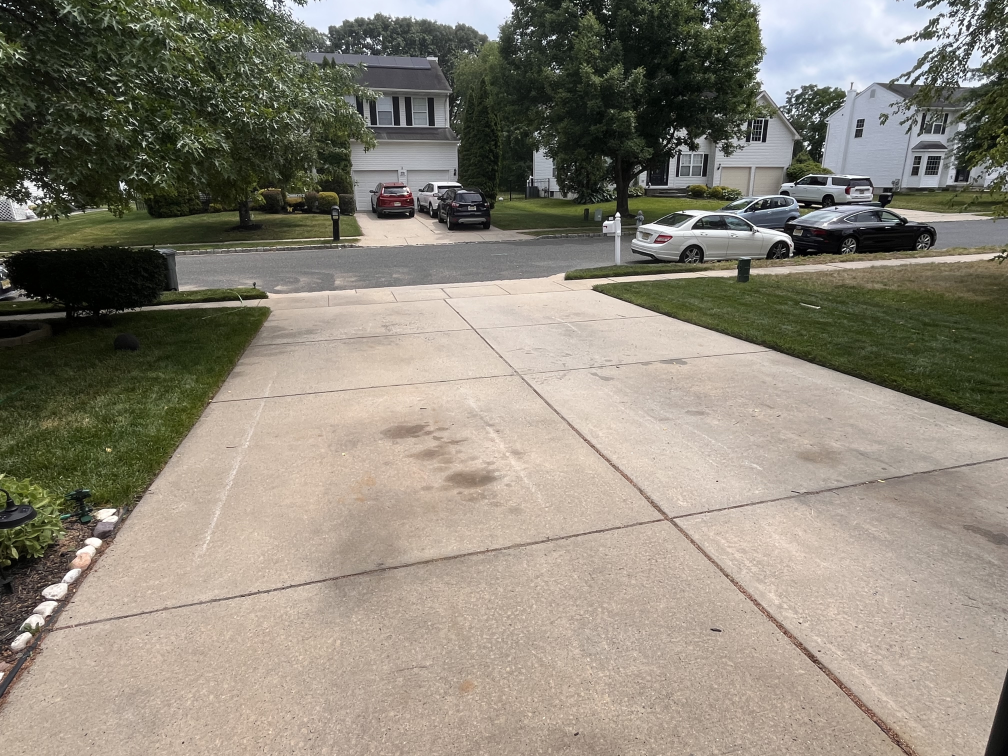
#> input picture imaging/driveway_images/driveway.jpeg, 4032 x 3024 px, found by its file name (shown at 1/4 size)
$ python gui.py
#> lines starting #> are read from the running program, lines starting #| are printed output that depends on the picture
import argparse
import os

import cv2
import numpy as np

WINDOW_NAME = "Two Image Viewer"
CIRCLE_RADIUS = 10
CIRCLE_COLOR = (0, 255, 0)
CIRCLE_THICKNESS = 2

big_left_img = cv2.imread('driveway_images\driveway.jpeg')
#> big_left_img is the input picture: shape (3024, 4032, 3); mean B, G, R 120.3, 133.4, 139.6

dimensions = (800, 600)
left_img = cv2.resize(big_left_img, dimensions, interpolation=cv2.INTER_LINEAR)
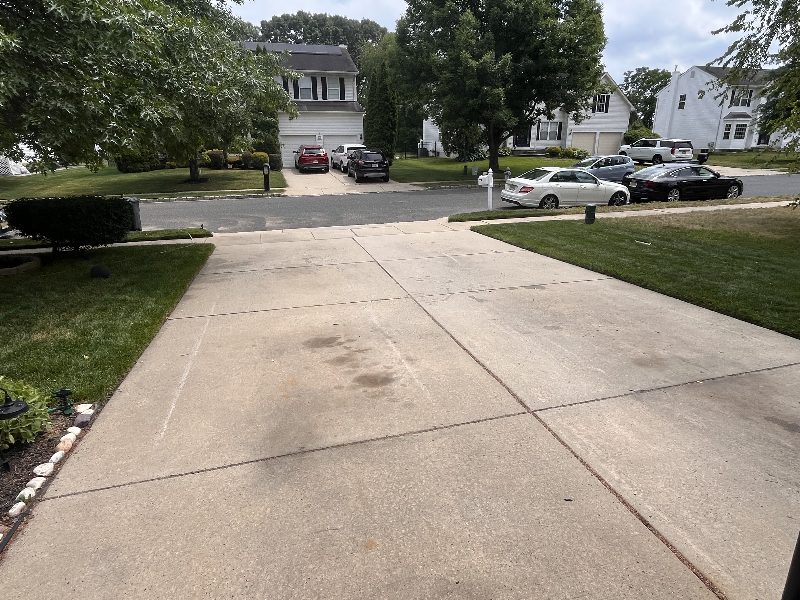
#> left_img: shape (600, 800, 3); mean B, G, R 120.2, 133.3, 139.5
right_img = cv2.imread('new_driveway.jpg')
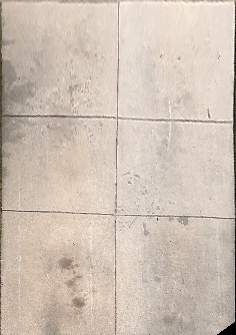
#> input picture imaging/new_driveway.jpg, 236 x 335 px
#> right_img is the input picture: shape (335, 236, 3); mean B, G, R 181, 193.6, 207.4
x_ratio = 4032/800
y_ratio = 3024/600

# 3. Load the matrix back
fs_read = cv2.FileStorage("homography.yaml", cv2.FILE_STORAGE_READ)
h_matrix = fs_read.getNode("homography").mat()
fs_read.release()


def pad_to_height(image, height):
    if image.shape[0] >= height:
        return image
    pad_bottom = height - image.shape[0]
    return cv2.copyMakeBorder(image, 0, pad_bottom, 0, 0, cv2.BORDER_CONSTANT, value=(0, 0, 0))

def combine_images(left, right):
    target_height = max(left.shape[0], right.shape[0])
#> target_height = 600
    left_padded = pad_to_height(left, target_height)
    right_padded = pad_to_height(right, target_height)
#> call 2 of pad_to_height, with height = 600
#> in pad_to_height (call 2), `return cv2.copyMakeBorder(image, 0, pad_bottom, 0, 0, cv2.BORDER_CONST..`:
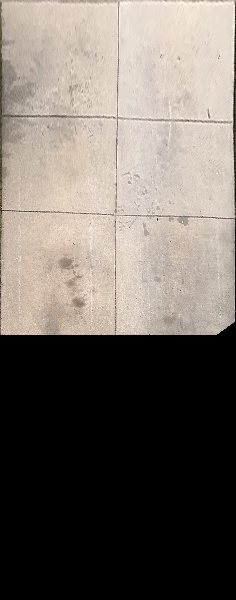
#> returned value: shape (600, 236, 3); mean of channels 0, 1, 2 101.1, 108.1, 115.8; drawn as B, G, R
    return np.hstack((left_padded, right_padded))
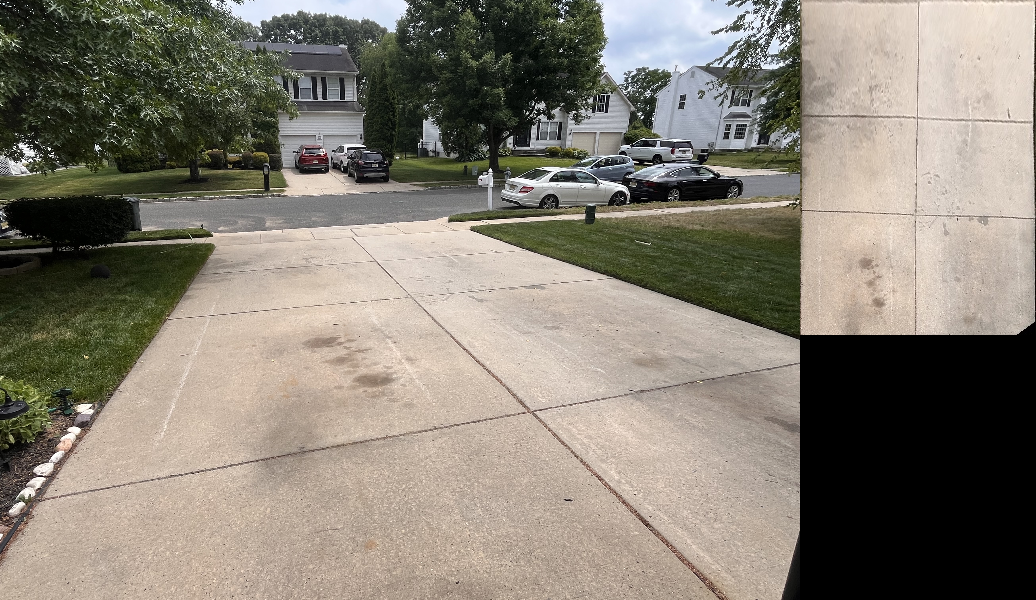
#> returned value: shape (600, 1036, 3); mean of channels 0, 1, 2 115.8, 127.6, 134.1; drawn as B, G, R

display_image = combine_images(left_img.copy(), right_img.copy())

def convert_to_homo(x, y, H) :
    # Sample 3x3 homography matrix and point
    # H = np.eye(3, dtype=np.float32)

    # 1. Convert to homogeneous coordinates by adding a 1: [x, y, 1]
    homogeneous_point = np.array([x, y, 1.0])

    # 2. Multiply the Homography matrix by the point
    # Resulting vector will look like: [x_prime, y_prime, z_prime]
    result = np.dot(H, homogeneous_point)

    # 3. Normalize by dividing by the third element (Z) to get final 2D coordinates
    new_x = (int) (result[0] / result[2])
    new_y = (int) (result[1] / result[2])
    print((new_x, new_y))
    return (new_x, new_y)

def click_handler(event, x, y, flags, params):
    if event != cv2.EVENT_LBUTTONDOWN:
        return

    if x < left_img.shape[1] and y < left_img.shape[0]:
        cv2.circle(left_img, (x, y), CIRCLE_RADIUS, CIRCLE_COLOR, CIRCLE_THICKNESS)
        cv2.circle(right_img, convert_to_homo(x * x_ratio, y * y_ratio, h_matrix), CIRCLE_RADIUS, CIRCLE_COLOR, CIRCLE_THICKNESS)
        display_img = combine_images(left_img, right_img)
        cv2.imshow(WINDOW_NAME, display_img)


# def parse_args():
#     parser = argparse.ArgumentParser(description="Show two images side-by-side and draw a circle where you click on the left image.")
#     parser.add_argument("left_image", nargs="?", default=None, help="Path to the left image")
#     parser.add_argument("right_image", nargs="?", default=None, help="Path to the right image")
#     return parser.parse_args()


# def main():
    # left_image = load_image(args.left_image, "Missing Left Image")
    # right_image = load_image(args.right_image, "Missing Right Image")

    # display_image = combine_images(left_image.copy(), right_image.copy())

    # state = {
    #     "left_image": left_image,
    #     "right_image": right_image,
    #     "display_image": display_image,
    #     "left_width": left_image.shape[1],
    #     "left_height": left_image.shape[0],
    #     "radius": CIRCLE_RADIUS,
    #     "color": CIRCLE_COLOR,
    #     "thickness": CIRCLE_THICKNESS,
    # }

cv2.namedWindow(WINDOW_NAME, cv2.WINDOW_AUTOSIZE)
cv2.setMouseCallback(WINDOW_NAME, click_handler)
cv2.imshow(WINDOW_NAME, display_image)

while True:
    key = cv2.waitKey(20) & 0xFF
#> (key q is pressed here)
    if key == 27 or key == ord("q"):
        break

cv2.destroyAllWindows()


# if __name__ == "__main__":
#     main()
